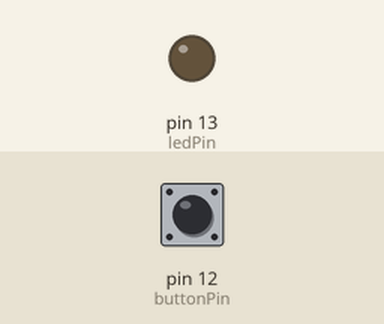
Bench run of a sketch on a simulated Arduino Uno, built with avr-gcc and run on an emulated ATmega328P. Shown: output pins drawn as LEDs (lit = HIGH). Inputs (shaded band) come from the test bench; at power-on: pin 12 (buttonPin) LOW.

Above: at 1.2 s.
1.3 s: pin 12 (buttonPin) pulled HIGH for 0.15 s
At 2.5 s:
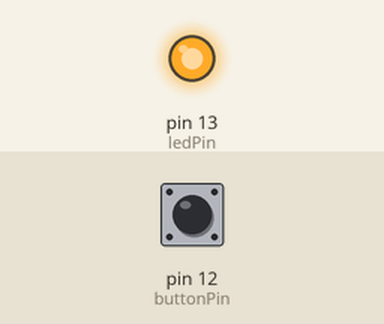
2.9 s: pin 12 (buttonPin) pulled HIGH for 1 s
At 3.7 s:
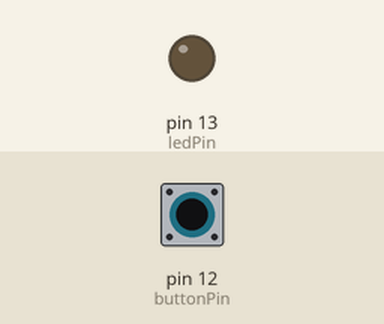
5.4 s: pin 12 (buttonPin) pulled HIGH for 3.2 s
At 6.8 s:
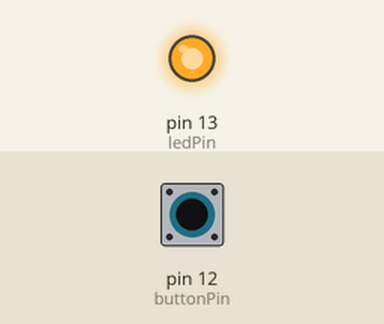
Timing chart, 0 to 8.4 s (numbered marks = the images above; inputs shaded):
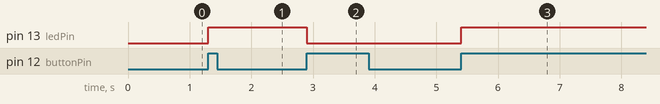

Measured:
- after the input at 1.3 s, pin 13 (ledPin): LOW → HIGH at once
- after the input at 2.9 s, pin 13 (ledPin): HIGH → LOW at once
- after the input at 5.4 s, pin 13 (ledPin): LOW → HIGH at once

The sketch:

ArduinoUnoTestDigitalInput.ino
```cpp
// by DojoDave and Tom Igoe
// modified by jesmahel

#define DIGIN12 12
#define DIGIN13 13
#define EINAUS 12
#define ZURUECK 13
#define OFF 0
#define ON -1

const int buttonPin = 12;
const int ledPin =  13;

int buttonState = LOW;
int OldButtonState = LOW;
int LichtAn = OFF;
int OldLichtAn = OFF;

void setup() {
pinMode(ledPin, OUTPUT);
pinMode(buttonPin, INPUT);
}

void loop()
{

    // Taster abfragen, nur bei Statusänderung reagieren
    buttonState = digitalRead(buttonPin);
    if (buttonState != OldButtonState && buttonState == HIGH)
    {
        if (LichtAn == OFF)
        {
            LichtAn = ON;
        }
        else
        {
            LichtAn = OFF;
        }
    }

    // In alt status übernehmen
    OldButtonState = buttonState;

    // Lampe ein/ausschalten
    if (OldLichtAn != LichtAn)
    {
        if (LichtAn == ON)
        {
            digitalWrite(ledPin, HIGH);
        }
        else
        {
            digitalWrite(ledPin, LOW);
        }
        OldLichtAn = LichtAn;
        // 200ms warten
        delay(200);
    }
}
```
